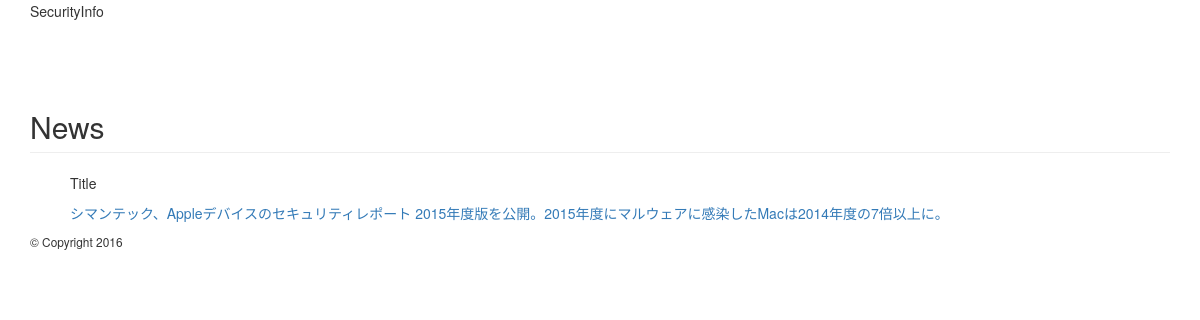
The app's page /crawler/index/, older data.
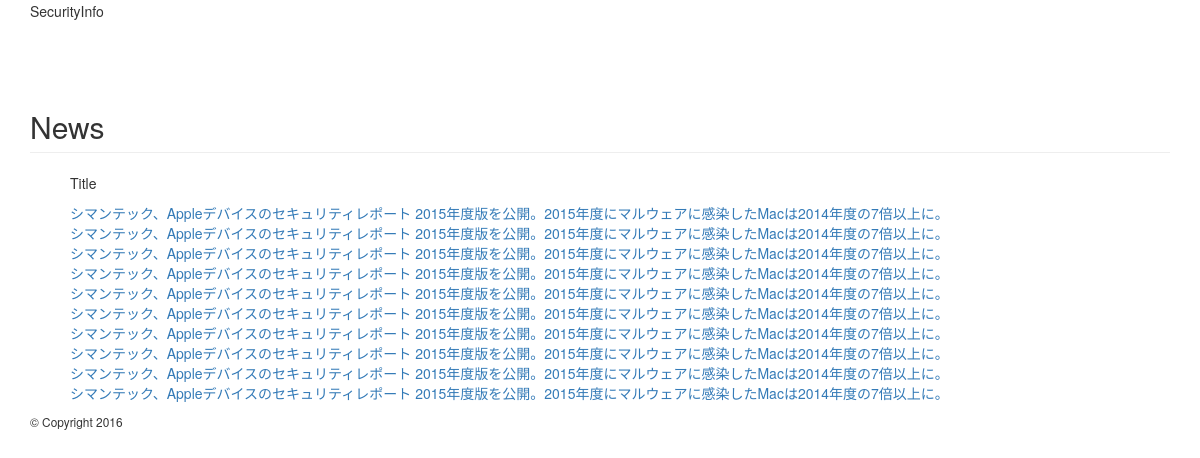
The same page, newer data.
### crawler/models.py (models this page shows, shortened)
class Url_list(models.Model):
    url = models.CharField(u'URL', max_length=255)
    title = models.CharField(u'タイトル', unique=True, max_length=255, blank=True)
    timestamp = models.CharField(u'最終更新日', max_length=255)

### crawler/views.py (the view)
class UrlListView(ListView):
    model = Url_list
    template_name = 'index.html'
    context_object_name = 'index'
    paginate_by = 10
    def get_queryset(self):
        return Url_list.objects.all().order_by('id')

### crawler/templates/index.html
{% extends "base.html" %}
{% block content %}
<h2 class="page-header">News</h2>
<ul class="url_list">
  <p>Title</p>
  {% for ele in index %}
    <li style="list-style:none">
      <span class="content">
           <a href= "{{ ele.url }}">
             {{ ele.title }}
           </a>
      </span>
    </li>
  {% endfor %}
</ul>
{% endblock content %}

### crawler/templates/base.html (shortened to what this page needs)
{% load staticfiles %}
<!DOCTYPE html>
<html lang="ja">
<head>
<link href="{% static 'css/bootstrap.min.css' %}" rel="stylesheet">
<link href="{% static 'css/bootstrap-theme.min.css' %}" rel="stylesheet">
</head>
<body>
  <header class="navbar">
   <div class="container">
     <div id="logo">SecurityInfo</div>
   </div>
  </header>
  <div class="container">
    {% block content %}{% endblock %}
  </div>
  <div class="container">
    <footer class="footer">
      <div class="small">
        &copy; Copyright 2016
      </div>
    </footer>
  </div>
</body>
</html>

Row changes from the older to the newer data that the page shows:
added Url_list: title "シマンテック、Appleデバイスのセキュリティレポート 2015年度版を公開。2015年度にマルウェアに感染したMacは2014年度の7倍以上に。"
added Url_list: title "シマンテック、Appleデバイスのセキュリティレポート 2015年度版を公開。2015年度にマルウェアに感染したMacは2014年度の7倍以上に。"
added Url_list: title "シマンテック、Appleデバイスのセキュリティレポート 2015年度版を公開。2015年度にマルウェアに感染したMacは2014年度の7倍以上に。"
added Url_list: title "シマンテック、Appleデバイスのセキュリティレポート 2015年度版を公開。2015年度にマルウェアに感染したMacは2014年度の7倍以上に。"
added Url_list: title "シマンテック、Appleデバイスのセキュリティレポート 2015年度版を公開。2015年度にマルウェアに感染したMacは2014年度の7倍以上に。"
added Url_list: title "シマンテック、Appleデバイスのセキュリティレポート 2015年度版を公開。2015年度にマルウェアに感染したMacは2014年度の7倍以上に。"
added Url_list: title "シマンテック、Appleデバイスのセキュリティレポート 2015年度版を公開。2015年度にマルウェアに感染したMacは2014年度の7倍以上に。"
added Url_list: title "シマンテック、Appleデバイスのセキュリティレポート 2015年度版を公開。2015年度にマルウェアに感染したMacは2014年度の7倍以上に。"
added Url_list: title "シマンテック、Appleデバイスのセキュリティレポート 2015年度版を公開。2015年度にマルウェアに感染したMacは2014年度の7倍以上に。"
